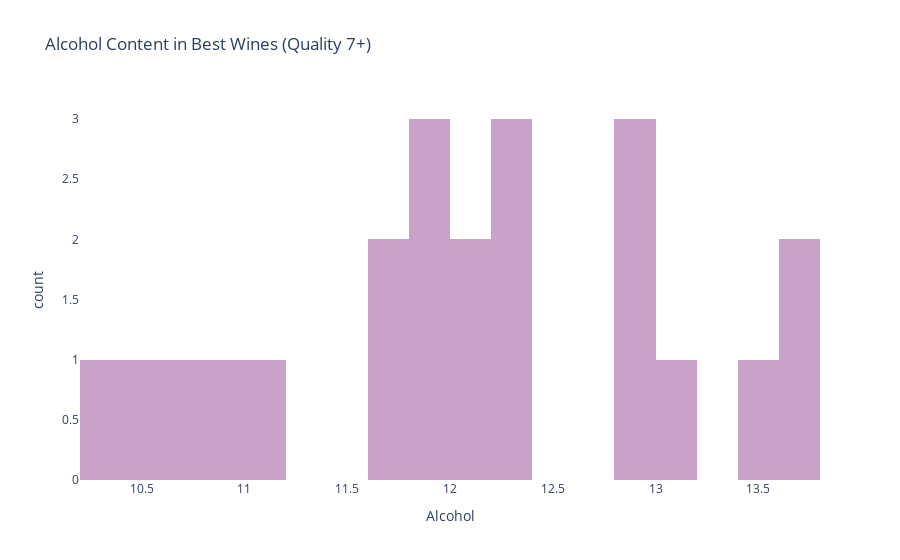

This figure's notebook cell:
### Markdown cell above
Some technical errors occured so I examined dtypes, shape of data frame and columns to be clear of any errors.

### Code cell
best_wines = wines[wines['quality'] >= 7]
fig1 = px.histogram(best_wines, x='alcohol', nbins=20, 
                   title='Alcohol Content in Best Wines (Quality 7+)',
                   labels={'alcohol': 'Alcohol'}, 
                   color_discrete_sequence=['#c8a2c8'])

fig1.update_layout(
    plot_bgcolor='white',
    paper_bgcolor='white'
)

fig1.show()

### Figure 1 — Plotly figure (JSON) as saved in the notebook; plotly's stock layout.template omitted (floating-point values rounded to 4 significant figures)
{"data": [{"bingroup": "x", "hovertemplate": "Alcohol=%{x}<br>count=%{y}<extra></extra>", "legendgroup": "", "marker": {"color": "#c8a2c8", "pattern": {"shape": ""}}, "name": "", "nbinsx": 20, "orientation": "v", "showlegend": false, "type": "histogram", "x": [10.5, 13.0, 12.2, 12.9, 11.8, 10.8, 12.0, 12.0, 10.7, 12.9, 11.7, 11.7, 11.0, 10.2, 12.3, 12.3, 11.8, 11.8, 12.9, 13.6, 14.0, 13.57, 13.6], "xaxis": "x", "yaxis": "y"}], "layout": {"barmode": "relative", "legend": {"tracegroupgap": 0}, "paper_bgcolor": "white", "plot_bgcolor": "white", "title": {"text": "Alcohol Content in Best Wines (Quality 7+)"}, "xaxis": {"anchor": "y", "domain": [0, 1], "title": {"text": "Alcohol"}}, "yaxis": {"anchor": "x", "domain": [0, 1], "title": {"text": "count"}}}}
